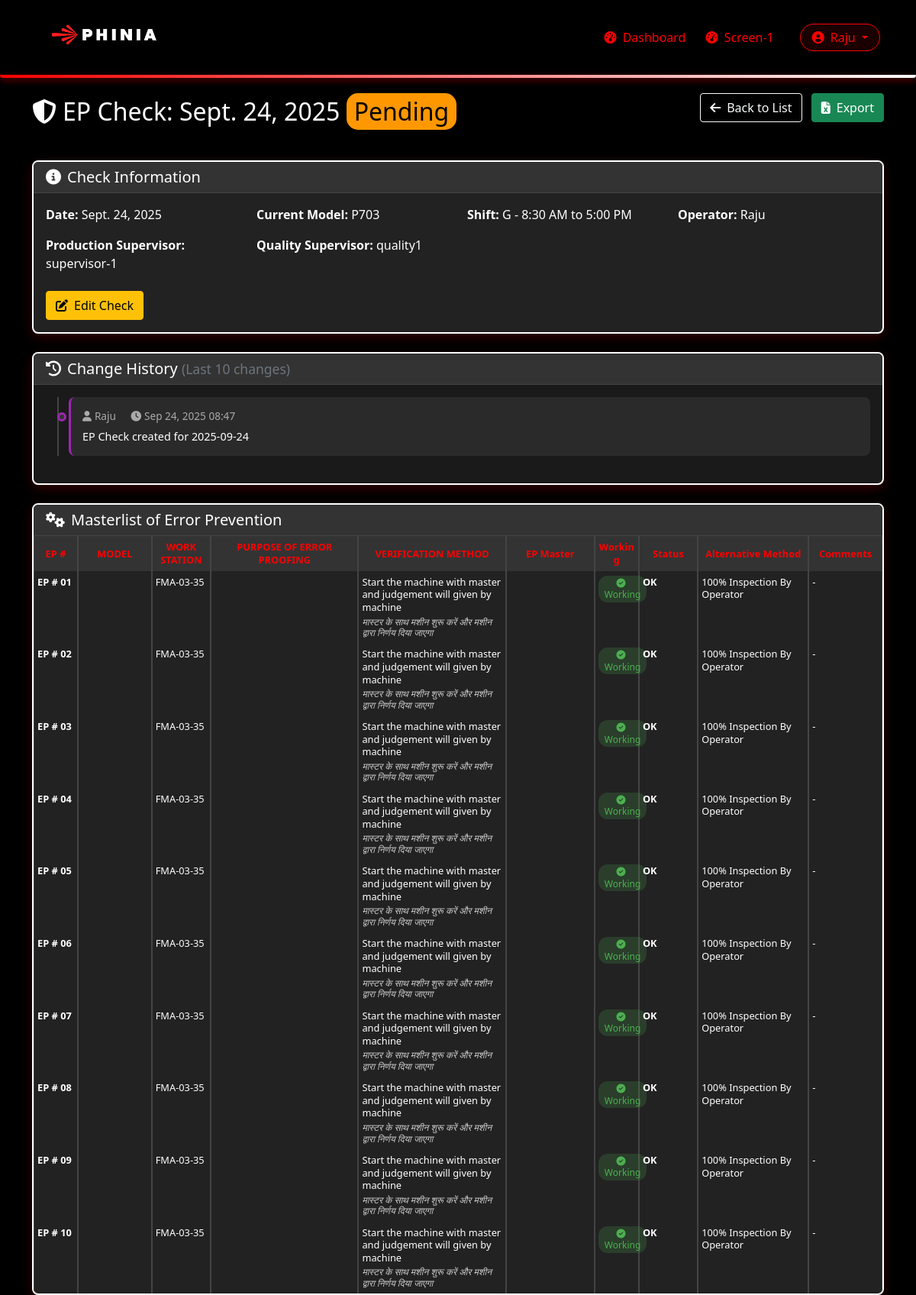
Screenshot of /ep-checks/74/ (signed in) with the database file from the repository.
### main/models.py (models this page shows, shortened)
class User(AbstractUser):
    USER_TYPES = (
        ('operator', 'Operator'),
        ('shift_supervisor', 'Shift Supervisor'),
        ('quality_supervisor', 'Quality Supervisor'),
    )
    company_id = models.CharField(max_length=100, blank=True, null=True)
    skill_matrix_level = models.CharField(max_length=200, blank=True, null=True)
    user_type = models.CharField(max_length=20, choices=USER_TYPES)

class ErrorPreventionCheck(models.Model):
    OK_NG_CHOICES = [('OK', 'OK'), ('NG', 'NG')]
    STATUS_CHOICES = (
        ('pending', 'Pending'),
        ('supervisor_approved', 'Supervisor Approved'),
        ('quality_approved', 'Quality Approved'),
        ('rejected', 'Rejected'),
    )
    verification_status = models.ForeignKey(
        'DailyVerificationStatus',
        on_delete=models.CASCADE,
        related_name='error_prevention_checks',
        blank=True,
        null=True
    )
    date = models.DateField()
    operator = models.ForeignKey('User', on_delete=models.CASCADE, related_name='ep_operator_checks')
    supervisor = models.ForeignKey(
        'User',
        on_delete=models.CASCADE,
        related_name='ep_supervisor_checks',
        blank=True,
        null=True
    )
    quality_supervisor = models.ForeignKey(
        'User',
        on_delete=models.CASCADE,
        related_name='ep_quality_checks',
        blank=True,
        null=True
    )
    status = models.CharField(max_length=20, choices=STATUS_CHOICES, default='pending')
    comments = models.TextField(blank=True, null=True)
    current_model = models.CharField(
        max_length=10,
        choices=[
            ('P703', 'P703'),
            ('U704', 'U704'),
            ('FD', 'FD'),
            ('SA', 'SA'),
            ('Gnome', 'Gnome'),
        ],
        verbose_name="Current Running Model",
        blank=True,
        null=True
    )
    SHIFTS = [
        ('S1', 'S1 - 6:30 AM to 6:30 PM'),
        ('A', 'A - 6:30 AM to 3:00 PM'),
        ('G', 'G - 8:30 AM to 5:00 PM'),
        ('B', 'B - 3:00 PM to 11:30 PM'),
        ('C', 'C - 11:30 PM to 6:30 AM'),
        ('S2', 'S2 - 6:30 PM to 6:30 AM'),
    ]
    shift = models.CharField(
        max_length=10,
        choices=SHIFTS,
        verbose_name="Shift",
        blank=True,
        null=True
    )
    created_at = models.DateTimeField(auto_now_add=True)
    updated_at = models.DateTimeField(auto_now=True)
    class Meta:
        ordering = ['-date', '-created_at']
        verbose_name = "Error Prevention Check"
        verbose_name_plural = "Error Prevention Checks"

class ErrorPreventionCheckHistory(models.Model):
    ACTION_CHOICES = [
        ('created', 'Created'),
        ('updated', 'Updated'),
        ('status_changed', 'Status Changed'),
        ('supervisor_verified', 'Supervisor Verified'),
        ('quality_verified', 'Quality Verified'),
        ('rejected', 'Rejected'),
    ]
    ep_check = models.ForeignKey(
        'ErrorPreventionCheck',
        on_delete=models.CASCADE,
        related_name='history'
    )
    changed_by = models.ForeignKey(
        'User',
        on_delete=models.CASCADE,
        related_name='ep_check_changes'
    )
    action = models.CharField(max_length=20, choices=ACTION_CHOICES)
    field_name = models.CharField(max_length=100, blank=True, null=True)
    old_value = models.TextField(blank=True, null=True)
    new_value = models.TextField(blank=True, null=True)
    description = models.TextField(blank=True, null=True)
    additional_data = models.JSONField(default=dict, blank=True)
    timestamp = models.DateTimeField(auto_now_add=True)
    class Meta:
        ordering = ['-timestamp']
        verbose_name = "EP Check History"
        verbose_name_plural = "EP Check Histories"

class ErrorPreventionMechanismStatus(models.Model):
    OK_NG_CHOICES = [('OK', 'OK'), ('NG', 'NG')]
    ep_check = models.ForeignKey(
        ErrorPreventionCheck,
        on_delete=models.CASCADE,
        related_name='mechanism_statuses'
    )
    mechanism = models.ForeignKey(
        ErrorPreventionMechanism,
        on_delete=models.CASCADE,
        related_name='daily_statuses',
        verbose_name="EP Mechanism",
          null=True,
                  blank=True,
     )
    ep_mechanism_id = models.CharField(
        max_length=50,
        verbose_name="EP Mechanism ID (Legacy)",
        blank=True,
        null=True,
        editable=False
    )
    is_working = models.BooleanField(
        default=True,
        verbose_name="Working",
        help_text="Admin-controlled via master mechanism"
    )
    alternative_method = models.CharField(
        max_length=200,
        default="100% Inspection By Operator",
        verbose_name="Alternative Method",
        help_text="Admin-controlled via master mechanism"
    )
    status = models.CharField(
        max_length=2,
        choices=OK_NG_CHOICES,
        verbose_name="Status",
        help_text="Operator selects OK or NG"
    )
    is_not_applicable = models.BooleanField(
        default=False,
        verbose_name="N/A",
        help_text="Check if not applicable for this model"
    )
    comments = models.TextField(
        blank=True,
        null=True,
        verbose_name="Operator Comments"
    )
    last_edited_by = models.ForeignKey(
        'User',
        on_delete=models.SET_NULL,
        null=True,
        blank=True,
        related_name='edited_mechanism_statuses'
    )
    last_edited_at = models.DateTimeField(null=True, blank=True)
    class Meta:
        ordering = ['mechanism__display_order', 'mechanism__mechanism_id']
        verbose_name = "Mechanism Status"
        verbose_name_plural = "Mechanism Statuses"

### main/views.py (the view)
# urls.py: path('ep-checks/<int:pk>/', views.ep_check_detail, name='ep_check_detail'),
@login_required
def ep_check_detail(request, pk):
    ep_check = get_object_or_404(
        ErrorPreventionCheck.objects.select_related(
            'verification_status__shift',
            'operator',
            'supervisor',
            'quality_supervisor'
        ),
        pk=pk
    )
    mechanism_statuses = ErrorPreventionMechanismStatus.objects.filter(
        ep_check=ep_check
    ).select_related('mechanism').order_by(
        'mechanism__display_order',
        'mechanism__mechanism_id'
    )
    timeline = get_ep_check_timeline(ep_check)
    from datetime import timedelta
    recent_cutoff = timezone.now() - timedelta(hours=24)
    recent_changes = [change for change in timeline if change['timestamp'] >= recent_cutoff]
    can_edit = (
        request.user == ep_check.operator and
        ep_check.status in ['pending', 'rejected']
    )
    can_verify_supervisor = (request.user.user_type == 'shift_supervisor')
    can_verify_quality = (request.user.user_type == 'quality_supervisor')
    context = {
        'ep_check': ep_check,
        'mechanism_statuses': mechanism_statuses,
        'can_edit': can_edit,
        'can_verify_supervisor': can_verify_supervisor,
        'can_verify_quality': can_verify_quality,
        'timeline': timeline[:10],  # Show last 10 changes
        'recent_changes': recent_changes,
        'has_recent_changes': len(recent_changes) > 0,
        'title': f'EP Check - {ep_check.date}'
    }
    return render(request, 'main/operations/ep_check_detail.html', context)

### main/templates/main/operations/ep_check_detail.html (shortened to what this page needs)
{% extends 'main/base.html' %}
{% load static %}
{% load ep_filters %}
{% block content %}
<div class="row mb-4">
    <div class="col-md-8">
        <h2 class="mb-3">
            <i class="fas fa-shield-alt me-2"></i>EP Check: {{ ep_check.date }}
            {% if ep_check.status == 'pending' %}
            <span class="status-badge status-pending">Pending</span>
            {% elif ep_check.status == 'supervisor_approved' %}
            <span class="status-badge status-supervisor-approved">Production Supervisor Approved</span>
            {% elif ep_check.status == 'quality_approved' %}
            <span class="status-badge status-quality-approved">Production Quality Approved</span>
            {% elif ep_check.status == 'rejected' %}
            <span class="status-badge status-rejected">Rejected</span>
            {% endif %}
        </h2>
    </div>
    <div class="col-md-4 text-end">
        <a href="{% url 'ep_check_list' %}" class="btn btn-outline-light">
            <i class="fas fa-arrow-left me-2"></i>Back to List
        </a>
        <a href="{% url 'export_ep_excel' pk=ep_check.id %}" class="btn btn-success ms-2">
            <i class="fas fa-file-excel me-2"></i>Export
        </a>
    </div>
</div>
<div class="card detail-card mb-4">
    <div class="card-header detail-header">
        <h5 class="mb-0"><i class="fas fa-info-circle me-2"></i>Check Information</h5>
    </div>
    <div class="card-body">
        <div class="row">
            <div class="col-md-3">
                <p><strong>Date:</strong> {{ ep_check.date }}</p>
            </div>
            <div class="col-md-3">
                <p><strong>Current Model:</strong> {{ ep_check.current_model }}</p>
            </div>
            <div class="col-md-3">
                <p><strong>Shift:</strong> {{ ep_check.get_shift_display }}</p>
            </div>
            <div class="col-md-3">
                <p><strong>Operator:</strong> {{ ep_check.operator.username }}</p>
            </div>
        </div>
        <div class="row">
            <div class="col-md-3">
                <p><strong>Production Supervisor:</strong>
                    {% if ep_check.supervisor %}
                        {{ ep_check.supervisor.username }}
                    {% else %}
                        Not verified
                    {% endif %}
                </p>
            </div>
            <div class="col-md-3">
                <p><strong>Quality Supervisor:</strong>
                    {% if ep_check.quality_supervisor %}
                        {{ ep_check.quality_supervisor.username }}
                    {% else %}
                        Not verified
                    {% endif %}
                </p>
            </div>
            <div class="col-md-6">
            </div>
        </div>
        <div class="row mt-2">
            <div class="col-12">
                {% if can_edit %}
                <a href="{% url 'ep_check_edit' pk=ep_check.id %}" class="btn btn-warning">
                    <i class="fas fa-edit me-2"></i>Edit Check
                </a>
                {% endif %}
            </div>
        </div>
    </div>
</div>
{% if timeline %}
<div class="card history-card mb-4">
    <div class="card-header detail-header">
        <h5 class="mb-0">
            <i class="fas fa-history me-2"></i>Change History
            <small class="text-muted">(Last 10 changes)</small>
        </h5>
    </div>
    <div class="card-body">
        <div class="history-timeline">
            {% for change in timeline %}
            <div class="history-item {{ change.type }}-change {% if change.action %}{{ change.action }}{% endif %}">
                <div class="history-meta">
                    <i class="fas fa-user me-1"></i>{{ change.user }}
                    <i class="fas fa-clock ms-3 me-1"></i>{{ change.timestamp|date:"M d, Y H:i" }}
                </div>
                <div class="history-description">
                    {{ change.description }}
                </div>
            </div>
            {% endfor %}
        </div>
    </div>
</div>
{% endif %}
<div class="card detail-card">
    <div class="card-header detail-header">
        <h5 class="mb-0"><i class="fas fa-cogs me-2"></i>Masterlist of Error Prevention</h5>
    </div>
    <div class="card-body p-0">
        <div class="table-responsive">
            <table class="table table-bordered mechanism-table mb-0">
                <thead>
                    <tr class="table-header-row">
                        <th>EP #</th>
                        <th>MODEL</th>
                        <th>WORK STATION</th>
                        <th>PURPOSE OF ERROR PROOFING</th>
                        <th>VERIFICATION METHOD</th>
                        <th>EP Master</th>
                        <th>Working</th>
                        <th>Status</th>
                        <th>Alternative Method</th>
                        <th>Comments</th>
                    </tr>
                </thead>
                <tbody>
                    {% for status in mechanism_statuses %}
                    <tr>
                        <td class="ep-id-col">EP # {{ forloop.counter|stringformat:"02d" }}</td>
                        <td>{{ status.mechanism.applicable_models }}</td>
                        <td>FMA-03-35</td>
                        <td>
                        </td>
                        <td>
                            Start the machine with master and judgement will given by machine
                            <div class="hindi-text">मास्टर के साथ मशीन शुरू करें और मशीन द्वारा निर्णय दिया जाएगा</div>
                        </td>
                        <td>{{ status.mechanism.mechanism_id }}</td>
                        <td>
                            {% if status.is_working %}
                            <span class="working-badge working-yes">
                                <i class="fas fa-check-circle me-1"></i>Working
                            </span>
                            {% else %}
                            <span class="working-badge working-no">
                                <i class="fas fa-times-circle me-1"></i>Not Working
                            </span>
                            {% endif %}
                        </td>
                        <td class="{% if status.is_not_applicable %}status-na{% elif status.status == 'OK' %}status-ok{% elif status.status == 'NG' %}status-ng{% endif %}{% if status|has_any_changes %} status-changed{% endif %}">
                            {% if status.is_not_applicable %}
                                N/A
                            {% else %}
                                {{ status.status|default:"-" }}
                            {% endif %}
                        </td>
                        <td>{{ status.alternative_method|default:"-" }}</td>
                        <td>{{ status.comments|default:"-" }}</td>
                    </tr>
                    {% endfor %}
                </tbody>
            </table>
        </div>
    </div>
</div>
{% endblock %}

### main/templates/main/base.html (shortened to what this page needs)
{% load static %}
<!DOCTYPE html>
<html lang="en">
<head>
    <link rel="stylesheet" href="{% static 'css/bootstrap.min.css' %}" />
    <link rel="stylesheet" href="{% static 'css/all.min1.css' %}" />
    <link rel="stylesheet" href="{% static 'css/all.min2.css' %}" />
    {% load static %}
</head>
<body>
    <nav class="navbar navbar-expand-lg navbar-dark">
        <div class="container navbar-container">
            <a class="navbar-brand" href="{% url 'dashboard' %}">
                <img src="{% static 'images/image2.png' %}" alt="Phinia Logo" height="68">
            </a>
            {% if user.is_authenticated %}
            <div class="collapse navbar-collapse justify-content-end" id="navbarNav">
                <ul class="navbar-nav align-items-center">
                    <li class="nav-item">
                        <a class="nav-link {% if request.resolver_match.url_name == 'dashboard' %}active{% endif %}"
                           href="{% url 'dashboard' %}">
                           <i class="fas fa-tachometer-alt me-1"></i> Dashboard
                        </a>
                    </li>
                    <li class="nav-item">
                        <a class="nav-link" href="{% url 'station_media_slider' station_id=1 %}">
                            <i class="fas fa-tachometer-alt me-1"></i> Screen-1
                        </a>
                    </li>
                    <li class="nav-item dropdown ms-3">
                        <a class="nav-link dropdown-toggle" href="#" id="userDropdown" role="button"
                           data-bs-toggle="dropdown" aria-expanded="false"
                           style="border: 1px solid #ff0000; border-radius: 20px; padding: 5px 15px; background: rgba(255,0,0,0.1);">
                            <i class="fas fa-user-circle me-1"></i> {{ user.username }}
                        </a>
                    </li>
                </ul>
            </div>
            {% endif %}
        </div>
    </nav>
    <div class="container mt-4">
        {% block content %}{% endblock %}
    </div>
</body>
</html>

### rows the page displays
User: username "Raju", user "Raju"
ErrorPreventionCheck: date "Sept. 24, 2025", current_model "P703", shift "G - 8:30 AM to 5:00 PM", operator.username "Raju", supervisor.username "supervisor-1", quality_supervisor.username "quality1"
ErrorPreventionCheckHistory: timestamp "Sep 24, 2025 08:47", description "EP Check created for 2025-09-24"
ErrorPreventionMechanismStatus: is_working True (drawn), status "OK", alternative_method "100% Inspection By Operator", comments "-"
ErrorPreventionMechanismStatus: is_working True (drawn), status "OK", alternative_method "100% Inspection By Operator", comments "-"
ErrorPreventionMechanismStatus: is_working True (drawn), status "OK", alternative_method "100% Inspection By Operator", comments "-"
ErrorPreventionMechanismStatus: is_working True (drawn), status "OK", alternative_method "100% Inspection By Operator", comments "-"
ErrorPreventionMechanismStatus: is_working True (drawn), status "OK", alternative_method "100% Inspection By Operator", comments "-"
ErrorPreventionMechanismStatus: is_working True (drawn), status "OK", alternative_method "100% Inspection By Operator", comments "-"
ErrorPreventionMechanismStatus: is_working True (drawn), status "OK", alternative_method "100% Inspection By Operator", comments "-"
ErrorPreventionMechanismStatus: is_working True (drawn), status "OK", alternative_method "100% Inspection By Operator", comments "-"
ErrorPreventionMechanismStatus: is_working True (drawn), status "OK", alternative_method "100% Inspection By Operator", comments "-"
ErrorPreventionMechanismStatus: is_working True (drawn), status "OK", alternative_method "100% Inspection By Operator", comments "-"
